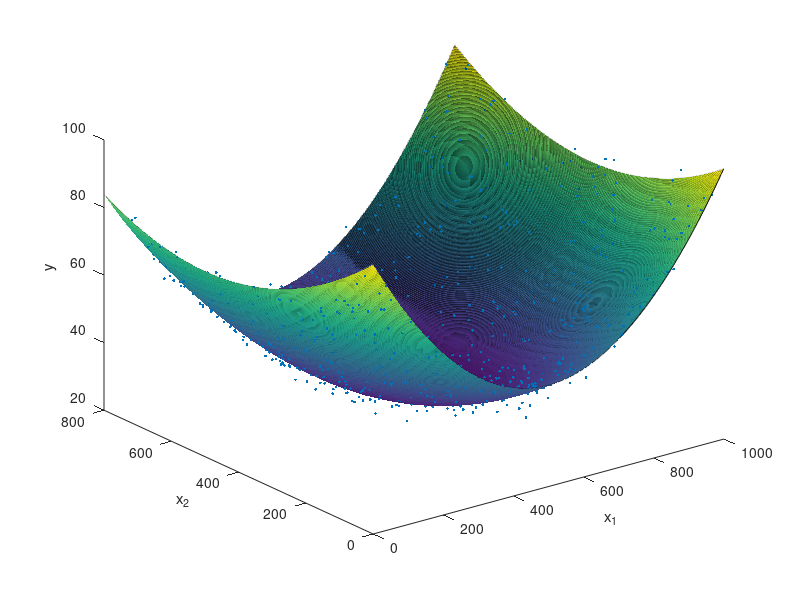
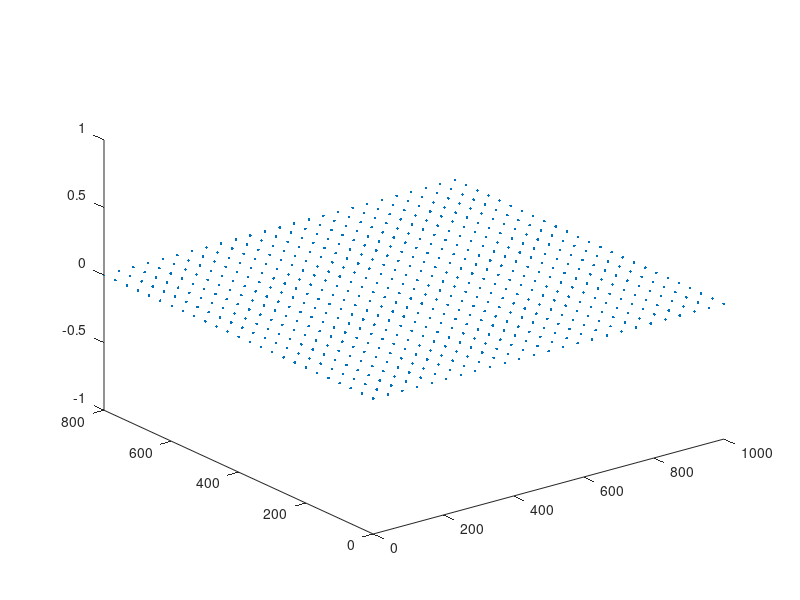

MATLAB code for these plots, in order:
#!/usr/bin/octave-cli --persist

## (C) 2023 Pablo Alvarado
## EL5857 Aprendizaje Automático
## Escuela de Ingeniería Electrónica
## Tecnológico de Costa Rica

1;

## Crea datos de referencia ideales

x1=1:1000;
x2=1:800;

[xx1,xx2]=meshgrid(x1,x2);

## Matriz de datos de referencia (ground truth)
Xgt = [xx1(:),xx2(:)];

## Construcción de función cuadrática para el experimento (ajuste empírico)
A=[2 0.1;0.1 1]; B=-1000*[2; 1]; C=100;
f=1e-4;
A=f*A; B=f*B;

## Evalúe eficientemente x' A x + B' x + C donde x es cada columna de D
ygt = dot(Xgt,Xgt*A',2) + Xgt*B + C;
##
G = reshape(ygt, length(x2), length(x1));

## Seleccionemos ahora un subset de datos para el experimento
m=1000; # Número de datos de entrenamiento
idx=randperm(rows(ygt),m);
X=Xgt(idx,:);
y=ygt(idx) + randn(m,1)*2; ## Agregue ruido

figure(1,"name","Datos de entrenamiento");
plot3(X(:,1),X(:,2),y,'.');
hold on;
surf(xx1,xx2,G);
xlabel("x_1");
ylabel("x_2");
zlabel("y");

## Utilice las ecuaciones normales para obtener una regresión
## cuadrática sobre una rejilla menos densa que la original

partition=25;
px1=round(linspace(min(x1),max(x1),partition));
px2=round(linspace(min(x2),max(x2),partition));

[pxx1,pxx2] = meshgrid(px1,px2);

figure(2,"name","Datos donde predecir");
plot3(pxx1(:),pxx2(:),0*pxx1(:),'.');


## Mida el error entre la aproximación obtenida y la referencia
## usando sub2idx como se indica en el enunciado de la tarea.




